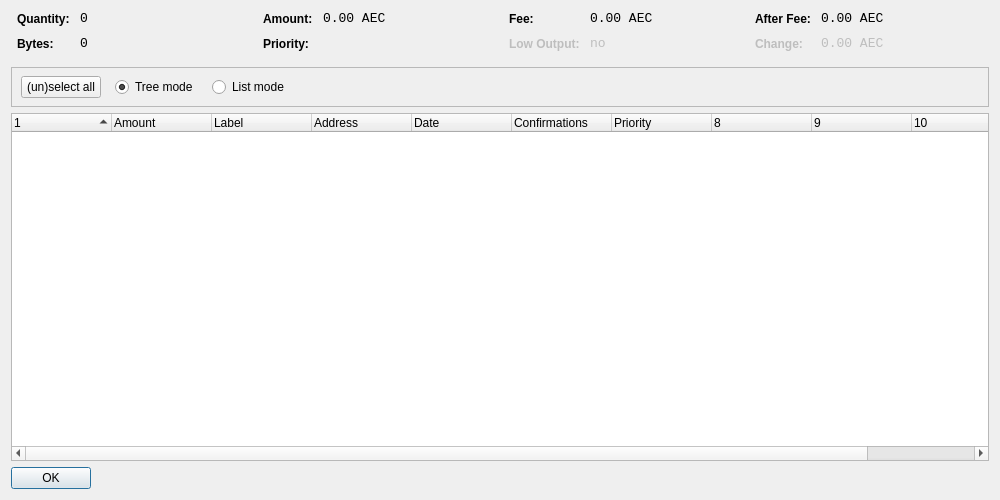
<?xml version="1.0" encoding="UTF-8"?>
<ui version="4.0">
 <class>CoinControlDialog</class>
 <widget class="QDialog" name="CoinControlDialog">
  <property name="geometry">
   <rect>
    <x>0</x>
    <y>0</y>
    <width>1000</width>
    <height>500</height>
   </rect>
  </property>
  <property name="windowTitle">
   <string>Coin Control</string>
  </property>
  <layout class="QVBoxLayout" name="verticalLayout">
   <item>
    <layout class="QHBoxLayout" name="horizontalLayoutTop" stretch="0,0,0,0">
     <property name="topMargin">
      <number>0</number>
     </property>
     <property name="bottomMargin">
      <number>10</number>
     </property>
     <item>
      <layout class="QFormLayout" name="formLayoutCoinControl1">
       <property name="horizontalSpacing">
        <number>10</number>
       </property>
       <property name="verticalSpacing">
        <number>10</number>
       </property>
       <property name="leftMargin">
        <number>6</number>
       </property>
       <property name="rightMargin">
        <number>6</number>
       </property>
       <item row="0" column="0">
        <widget class="QLabel" name="labelCoinControlQuantityText">
         <property name="styleSheet">
          <string notr="true">font-weight:bold;</string>
         </property>
         <property name="text">
          <string>Quantity:</string>
         </property>
        </widget>
       </item>
       <item row="0" column="1">
        <widget class="QLabel" name="labelCoinControlQuantity">
         <property name="font">
          <font>
           <family>Monospace</family>
           <pointsize>10</pointsize>
          </font>
         </property>
         <property name="cursor">
          <cursorShape>IBeamCursor</cursorShape>
         </property>
         <property name="contextMenuPolicy">
          <enum>Qt::ActionsContextMenu</enum>
         </property>
         <property name="text">
          <string notr="true">0</string>
         </property>
         <property name="textInteractionFlags">
          <set>Qt::LinksAccessibleByMouse|Qt::TextSelectableByKeyboard|Qt::TextSelectableByMouse</set>
         </property>
        </widget>
       </item>
       <item row="1" column="0">
        <widget class="QLabel" name="labelCoinControlBytesText">
         <property name="styleSheet">
          <string notr="true">font-weight:bold;</string>
         </property>
         <property name="text">
          <string>Bytes:</string>
         </property>
        </widget>
       </item>
       <item row="1" column="1">
        <widget class="QLabel" name="labelCoinControlBytes">
         <property name="font">
          <font>
           <family>Monospace</family>
           <pointsize>10</pointsize>
          </font>
         </property>
         <property name="cursor">
          <cursorShape>IBeamCursor</cursorShape>
         </property>
         <property name="contextMenuPolicy">
          <enum>Qt::ActionsContextMenu</enum>
         </property>
         <property name="text">
          <string notr="true">0</string>
         </property>
         <property name="textInteractionFlags">
          <set>Qt::LinksAccessibleByMouse|Qt::TextSelectableByKeyboard|Qt::TextSelectableByMouse</set>
         </property>
        </widget>
       </item>
      </layout>
     </item>
     <item>
      <layout class="QFormLayout" name="formLayoutCoinControl2">
       <property name="horizontalSpacing">
        <number>10</number>
       </property>
       <property name="verticalSpacing">
        <number>10</number>
       </property>
       <property name="leftMargin">
        <number>6</number>
       </property>
       <property name="rightMargin">
        <number>6</number>
       </property>
       <item row="0" column="0">
        <widget class="QLabel" name="labelCoinControlAmountText">
         <property name="styleSheet">
          <string notr="true">font-weight:bold;</string>
         </property>
         <property name="text">
          <string>Amount:</string>
         </property>
        </widget>
       </item>
       <item row="0" column="1">
        <widget class="QLabel" name="labelCoinControlAmount">
         <property name="font">
          <font>
           <family>Monospace</family>
           <pointsize>10</pointsize>
          </font>
         </property>
         <property name="cursor">
          <cursorShape>IBeamCursor</cursorShape>
         </property>
         <property name="contextMenuPolicy">
          <enum>Qt::ActionsContextMenu</enum>
         </property>
         <property name="text">
          <string notr="true">0.00 AEC</string>
         </property>
         <property name="textInteractionFlags">
          <set>Qt::LinksAccessibleByMouse|Qt::TextSelectableByKeyboard|Qt::TextSelectableByMouse</set>
         </property>
        </widget>
       </item>
       <item row="1" column="0">
        <widget class="QLabel" name="labelCoinControlPriorityText">
         <property name="styleSheet">
          <string notr="true">font-weight:bold;</string>
         </property>
         <property name="text">
          <string>Priority:</string>
         </property>
        </widget>
       </item>
       <item row="1" column="1">
        <widget class="QLabel" name="labelCoinControlPriority">
         <property name="font">
          <font>
           <family>Monospace</family>
           <pointsize>10</pointsize>
          </font>
         </property>
         <property name="cursor">
          <cursorShape>IBeamCursor</cursorShape>
         </property>
         <property name="contextMenuPolicy">
          <enum>Qt::ActionsContextMenu</enum>
         </property>
         <property name="text">
          <string/>
         </property>
         <property name="textInteractionFlags">
          <set>Qt::LinksAccessibleByMouse|Qt::TextSelectableByKeyboard|Qt::TextSelectableByMouse</set>
         </property>
        </widget>
       </item>
      </layout>
     </item>
     <item>
      <layout class="QFormLayout" name="formLayoutCoinControl3">
       <property name="horizontalSpacing">
        <number>10</number>
       </property>
       <property name="verticalSpacing">
        <number>10</number>
       </property>
       <property name="leftMargin">
        <number>6</number>
       </property>
       <property name="rightMargin">
        <number>6</number>
       </property>
       <item row="0" column="0">
        <widget class="QLabel" name="labelCoinControlFeeText">
         <property name="styleSheet">
          <string notr="true">font-weight:bold;</string>
         </property>
         <property name="text">
          <string>Fee:</string>
         </property>
        </widget>
       </item>
       <item row="0" column="1">
        <widget class="QLabel" name="labelCoinControlFee">
         <property name="font">
          <font>
           <family>Monospace</family>
           <pointsize>10</pointsize>
          </font>
         </property>
         <property name="cursor">
          <cursorShape>IBeamCursor</cursorShape>
         </property>
         <property name="contextMenuPolicy">
          <enum>Qt::ActionsContextMenu</enum>
         </property>
         <property name="text">
          <string notr="true">0.00 AEC</string>
         </property>
         <property name="textInteractionFlags">
          <set>Qt::LinksAccessibleByMouse|Qt::TextSelectableByKeyboard|Qt::TextSelectableByMouse</set>
         </property>
        </widget>
       </item>
       <item row="1" column="0">
        <widget class="QLabel" name="labelCoinControlLowOutputText">
         <property name="enabled">
          <bool>false</bool>
         </property>
         <property name="styleSheet">
          <string notr="true">font-weight:bold;</string>
         </property>
         <property name="text">
          <string>Low Output:</string>
         </property>
        </widget>
       </item>
       <item row="1" column="1">
        <widget class="QLabel" name="labelCoinControlLowOutput">
         <property name="enabled">
          <bool>false</bool>
         </property>
         <property name="font">
          <font>
           <family>Monospace</family>
           <pointsize>10</pointsize>
          </font>
         </property>
         <property name="cursor">
          <cursorShape>IBeamCursor</cursorShape>
         </property>
         <property name="contextMenuPolicy">
          <enum>Qt::ActionsContextMenu</enum>
         </property>
         <property name="text">
          <string notr="true">no</string>
         </property>
         <property name="textInteractionFlags">
          <set>Qt::LinksAccessibleByMouse|Qt::TextSelectableByKeyboard|Qt::TextSelectableByMouse</set>
         </property>
        </widget>
       </item>
      </layout>
     </item>
     <item>
      <layout class="QFormLayout" name="formLayoutCoinControl4">
       <property name="horizontalSpacing">
        <number>10</number>
       </property>
       <property name="verticalSpacing">
        <number>10</number>
       </property>
       <property name="leftMargin">
        <number>6</number>
       </property>
       <property name="rightMargin">
        <number>6</number>
       </property>
       <item row="0" column="0">
        <widget class="QLabel" name="labelCoinControlAfterFeeText">
         <property name="styleSheet">
          <string notr="true">font-weight:bold;</string>
         </property>
         <property name="text">
          <string>After Fee:</string>
         </property>
        </widget>
       </item>
       <item row="0" column="1">
        <widget class="QLabel" name="labelCoinControlAfterFee">
         <property name="font">
          <font>
           <family>Monospace</family>
           <pointsize>10</pointsize>
          </font>
         </property>
         <property name="cursor">
          <cursorShape>IBeamCursor</cursorShape>
         </property>
         <property name="contextMenuPolicy">
          <enum>Qt::ActionsContextMenu</enum>
         </property>
         <property name="text">
          <string notr="true">0.00 AEC</string>
         </property>
         <property name="textInteractionFlags">
          <set>Qt::LinksAccessibleByMouse|Qt::TextSelectableByKeyboard|Qt::TextSelectableByMouse</set>
         </property>
        </widget>
       </item>
       <item row="1" column="0">
        <widget class="QLabel" name="labelCoinControlChangeText">
         <property name="enabled">
          <bool>false</bool>
         </property>
         <property name="styleSheet">
          <string notr="true">font-weight:bold;</string>
         </property>
         <property name="text">
          <string>Change:</string>
         </property>
        </widget>
       </item>
       <item row="1" column="1">
        <widget class="QLabel" name="labelCoinControlChange">
         <property name="enabled">
          <bool>false</bool>
         </property>
         <property name="font">
          <font>
           <family>Monospace</family>
           <pointsize>10</pointsize>
          </font>
         </property>
         <property name="cursor">
          <cursorShape>IBeamCursor</cursorShape>
         </property>
         <property name="contextMenuPolicy">
          <enum>Qt::ActionsContextMenu</enum>
         </property>
         <property name="text">
          <string notr="true">0.00 AEC</string>
         </property>
         <property name="textInteractionFlags">
          <set>Qt::LinksAccessibleByMouse|Qt::TextSelectableByKeyboard|Qt::TextSelectableByMouse</set>
         </property>
        </widget>
       </item>
      </layout>
     </item>
    </layout>
   </item>
   <item>
    <widget class="QFrame" name="frame">
     <property name="minimumSize">
      <size>
       <width>0</width>
       <height>40</height>
      </size>
     </property>
     <property name="frameShape">
      <enum>QFrame::StyledPanel</enum>
     </property>
     <property name="frameShadow">
      <enum>QFrame::Sunken</enum>
     </property>
     <widget class="QWidget" name="horizontalLayoutWidget">
      <property name="geometry">
       <rect>
        <x>10</x>
        <y>0</y>
        <width>781</width>
        <height>41</height>
       </rect>
      </property>
      <layout class="QHBoxLayout" name="horizontalLayoutPanel" stretch="0,0,0,0,0">
       <property name="spacing">
        <number>14</number>
       </property>
       <item>
        <widget class="QPushButton" name="pushButtonSelectAll">
         <property name="sizePolicy">
          <sizepolicy hsizetype="Maximum" vsizetype="Fixed">
           <horstretch>0</horstretch>
           <verstretch>0</verstretch>
          </sizepolicy>
         </property>
         <property name="text">
          <string>(un)select all</string>
         </property>
        </widget>
       </item>
       <item>
        <widget class="QRadioButton" name="radioTreeMode">
         <property name="sizePolicy">
          <sizepolicy hsizetype="Maximum" vsizetype="Fixed">
           <horstretch>0</horstretch>
           <verstretch>0</verstretch>
          </sizepolicy>
         </property>
         <property name="text">
          <string>Tree mode</string>
         </property>
         <property name="checked">
          <bool>true</bool>
         </property>
        </widget>
       </item>
       <item>
        <widget class="QRadioButton" name="radioListMode">
         <property name="sizePolicy">
          <sizepolicy hsizetype="Maximum" vsizetype="Fixed">
           <horstretch>0</horstretch>
           <verstretch>0</verstretch>
          </sizepolicy>
         </property>
         <property name="text">
          <string>List mode</string>
         </property>
        </widget>
       </item>
       <item>
        <spacer name="horizontalSpacer">
         <property name="orientation">
          <enum>Qt::Horizontal</enum>
         </property>
         <property name="sizeHint" stdset="0">
          <size>
           <width>40</width>
           <height>20</height>
          </size>
         </property>
        </spacer>
       </item>
      </layout>
     </widget>
    </widget>
   </item>
   <item>
    <widget class="CoinControlTreeWidget" name="treeWidget">
     <property name="contextMenuPolicy">
      <enum>Qt::CustomContextMenu</enum>
     </property>
     <property name="sortingEnabled">
      <bool>false</bool>
     </property>
     <property name="columnCount">
      <number>11</number>
     </property>
     <attribute name="headerShowSortIndicator" stdset="0">
      <bool>true</bool>
     </attribute>
     <attribute name="headerStretchLastSection">
      <bool>false</bool>
     </attribute>
     <column>
      <property name="text">
       <string/>
      </property>
     </column>
     <column>
      <property name="text">
       <string>Amount</string>
      </property>
     </column>
     <column>
      <property name="text">
       <string>Label</string>
      </property>
     </column>
     <column>
      <property name="text">
       <string>Address</string>
      </property>
     </column>
     <column>
      <property name="text">
       <string>Date</string>
      </property>
     </column>
     <column>
      <property name="text">
       <string>Confirmations</string>
      </property>
      <property name="toolTip">
       <string>Confirmed</string>
      </property>
     </column>
     <column>
      <property name="text">
       <string>Priority</string>
      </property>
     </column>
     <column>
      <property name="text">
       <string/>
      </property>
     </column>
     <column>
      <property name="text">
       <string/>
      </property>
     </column>
     <column>
      <property name="text">
       <string/>
      </property>
     </column>
     <column>
      <property name="text">
       <string/>
      </property>
     </column>
    </widget>
   </item>
   <item>
    <widget class="QDialogButtonBox" name="buttonBox">
     <property name="sizePolicy">
      <sizepolicy hsizetype="Maximum" vsizetype="Fixed">
       <horstretch>0</horstretch>
       <verstretch>0</verstretch>
      </sizepolicy>
     </property>
     <property name="orientation">
      <enum>Qt::Horizontal</enum>
     </property>
     <property name="standardButtons">
      <set>QDialogButtonBox::Ok</set>
     </property>
    </widget>
   </item>
  </layout>
 </widget>
 <customwidgets>
  <customwidget>
   <class>CoinControlTreeWidget</class>
   <extends>QTreeWidget</extends>
   <header>coincontroltreewidget.h</header>
  </customwidget>
 </customwidgets>
 <resources/>
 <connections/>
</ui>
